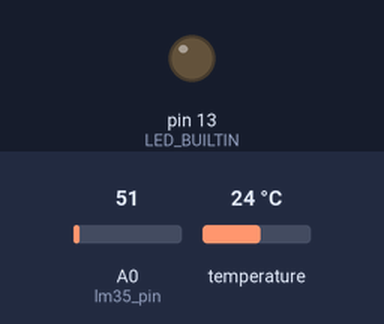
Bench run of a sketch on a simulated Arduino Uno, built with avr-gcc and run on an emulated ATmega328P. Shown: output pins drawn as LEDs (lit = HIGH). Wiring (inferred from the names in the program): DS3231 clock at I2C address 0x68. The test bench sets the inputs (shaded band); at power-on: A0 (lm35_pin) = 51, temperature 24 °C. The local clock reads 2024-03-15 10:24:30 at power-on unless the sketch sets it; what the sketch prints to the serial monitor is not drawn.

Above: at 2.5 s.
Timing chart, 0 to 7.8 s (numbered marks = the images above):
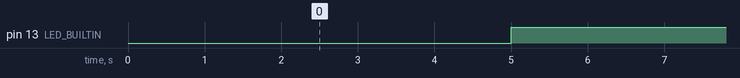

Measured:
- by itself, pin 13 (LED_BUILTIN): alternates HIGH for 5.0 s and LOW for 1.0 s

The sketch:

temperatureSensor_sensorOnly.ino
```cpp
#include <DS3231M.h>


#include <SD.h>
#include <Wire.h>
#include <SPI.h>

//File data_file;


const int lm35_pin = A0;

long temperature;

int chip_select_pin = 10;     //pin 53 for arduino mega 2560

DS3231M_Class DS3231M;
unsigned int year = 2023;
unsigned int month = 03;
unsigned int day = 16;
unsigned int hour = 11;
unsigned int minute = 12;
unsigned int second = 13;


void setup() {
  Serial.println("Starting setup");
  Serial.begin(115200);
  Wire.begin();                                // Start I2C as master device
  //Wire.setClock(I2C_STANDARD_MODE);                     // Set I2C clock speed
  //Wire.beginTransmission(DS3231M_ADDRESS);     // Address the DS3231M
  //uint8_t errorCode = Wire.endTransmission();
  //DS3231M.pinSquareWave();
  //DS3231M.adjust(DateTime(year, month, day, hour, minute, second));
  //Serial.print(F("DS3231M chip temperature is "));
  //Serial.println(DS3231M.temperature() / 100.0, 1);  // Value is in 100ths of a degree Celsius
  Serial.println(DS3231M_ADDRESS);


  pinMode(LED_BUILTIN, OUTPUT);


  pinMode(lm35_pin, INPUT);

  Serial.println("end of setup");
  //pinMode(chip_select_pin, OUTPUT);
/*
  if (SD.begin())

  {

    Serial.println("Initialization Successful. Ready to use");

  } else

  {

    Serial.println("Initialization failed. Check your pin connections or change your SD card");

    return;

  }
*/


}


void loop() {

  Wire.beginTransmission(DS3231M_ADDRESS); //START, deviceAdr, data direction (write) are queued
  Wire.write(0x0E);                     //Control Register Address is queued. Control flags to various controls on the chip.
  Wire.endTransmission();
  Wire.requestFrom(DS3231M_ADDRESS, (uint8_t)1);
  byte y = Wire.read();

  delay(2000);
  Wire.beginTransmission(DS3231M_ADDRESS); //START, deviceAdr, data direction (write) are queued
  Wire.write(0x0E);                     //Control Register Address is queued. Control flags to various controls on the chip.
  Wire.write(0x20);                     //Start Temperature Conversion command byte is queued. This is sets the bit flag to convert the temperature on the chip. Runs once per second.
  Wire.endTransmission();               //queued information are transferred on ACK

  delay(2000);
  Wire.beginTransmission(DS3231M_ADDRESS); //START, deviceAdr, data direction (write) are queued
  Wire.write(0x0E);                     //Control Register Address is queued. Control flags to various controls on the chip.
  Wire.endTransmission();
  Wire.requestFrom(DS3231M_ADDRESS, (uint8_t)1);
  byte z = Wire.read();

  Serial.print(y);
  Serial.print(", ");
  Serial.println(z);

  /*
  byte x;
  // we need to await the temperature conversion before proceeding. The bit will stay a value of 1 until it completes, which returns it back to 0.
  do
  {
    Wire.beginTransmission(DS3231M_ADDRESS); //START, deviceAdr, data direction (write) are queued
    Wire.write(0x0E);                     //Control Register Address is queued. Control flags to various controls on the chip.
    Wire.endTransmission();
    Wire.requestFrom(DS3231M_ADDRESS, (uint8_t)1);   //command to the slave to send 1-byte data
    x = Wire.read();                      //data is read from FIFO buffer
    Serial.println(bitRead(x, 5));
    delay(1000);
  }
  while (bitRead(x, 5) != LOW);           //bit-5 of Control Register is LOW indicates end-of-conversion
  */

  Serial.print("Finished Setting control flags");
  Wire.beginTransmission(DS3231M_ADDRESS);        // Address the I2C device
  Wire.write(0x11);                               // Send the register address to read
  uint8_t e = Wire.endTransmission();   // Close transmission
  Wire.requestFrom(DS3231M_ADDRESS, (uint8_t)2);  // Request 1 byte of data
  float temp_u =  (float)Wire.read();
  byte temp_l =  Wire.read();
  Serial.print("Temperature is ");
  Serial.print(temp_u);
  Serial.print(".");
  Serial.println(temp_l);

  static uint8_t secs;
  DateTime       now = DS3231M.now();  // get the current time from device
  if (secs != now.second())            // Output if seconds have changed
  {
    /*
    Serial.print(now.year());
    Serial.print(", ");
    Serial.print(now.month());
    Serial.print(", ");
    Serial.print(now.day());
    Serial.print(", ");
    Serial.print(now.hour());
    Serial.print(", ");
    Serial.print(now.minute());
    Serial.print(", ");
    Serial.println(now.second());
    secs = now.second();
    */
  }
  temperature = analogRead(lm35_pin);
  digitalWrite(LED_BUILTIN, LOW);
  //Serial.print("Raw Temp:");
  //Serial.println(temperature);
  temperature = (temperature * 500) / 1023;
  //Serial.print("Scaled Temp:");
  //Serial.println(temperature);


  //data_file = SD.open("test.txt", FILE_WRITE);

  /*
  if (data_file) {

    Serial.print(rtc.getTimeStr());

    data_file.print(rtc.getTimeStr());

    Serial.print(",");

    data_file.print(",");

    Serial.println(temperature);

    data_file.println(temperature);

    data_file.close();


  }


  else {

    Serial.println("error opening your SD card file. Try again");

  }
  */

  delay(1000);
  digitalWrite(LED_BUILTIN, HIGH);
  delay(1000);

}
```
